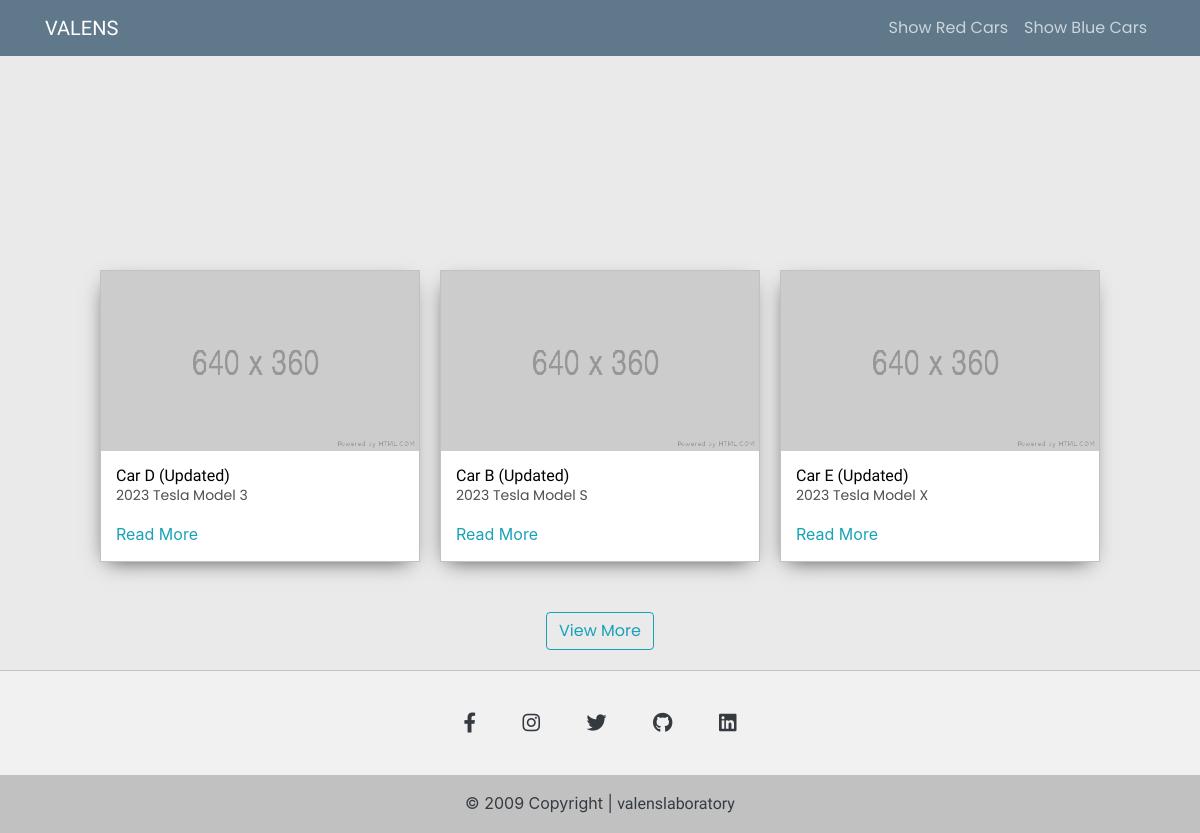
The page / on the database its author committed.
### ECar/models.py (models this page shows, shortened)
class Car(models.Model):
    car_name = models.CharField(max_length=50)
    car_model = models.CharField(max_length=200)
    car_description = models.TextField(max_length=200)
    car_color = models.ForeignKey(CarColor, on_delete=models.CASCADE)
    car_image = models.ImageField(null=True, blank=True, upload_to='media', default='imageholder.png')
    date_manufactured = models.DateTimeField(auto_now_add=True)
    class Meta:
        ordering = ['date_manufactured']

### ECar/views.py (the view)
# urls.py: path('', views.HomePage.as_view(), name='home'),
class HomePage(ListView):
    model = Car
    template_name = 'html/homepage.html'
    context_object_name = 'cars'
    paginate_by = 3

### ECar/templates/html/homepage.html (shortened to what this page needs)
{% load static %}
<!DOCTYPE html>
<html lang="en">
<head>
    <link rel="stylesheet" href="https://cdn.jsdelivr.net/npm/bootstrap@4.3.1/dist/css/bootstrap.min.css"
>
    <link rel="stylesheet" href="https://cdnjs.cloudflare.com/ajax/libs/font-awesome/6.2.1/css/all.min.css" />
    <link rel="stylesheet" type="text/css" href="{% static 'css/default.css' %}">
</head>
<body>
    {% include 'html/navbar.html' %}
    {% block content %}
    <section class="s1">
		<div class="main-container">
            <div class="greeting-wrapper">
            </div>
			<div class='post-wrapper'>
                {% for car in cars %}
                    <div>
                        <div class='post'>
                            <img class='thumbnail' src="{{ car.car_image.url }}" alt="">
                            <div class='post-preview'>
                                <h6 class='post-title'>{{ car.car_name }}</h6>
                                <p class='post-intro'>{{ car.car_model }}</p>
                                <a href="{% url 'car_detail' car.id %}">Read More</a>
                            </div>
                        </div>
                    </div>
                    {% empty %}
                        <h5>No Cars Available Right Now ...</h5>
                {% endfor %}
			</div>
            {% if cars %}
                <p align='center'>
                    <a class='btn btn-outline-info' href="{% url 'cars_list' %}">View More</a>
                </p>
            {% endif %}
		</div>
	</section>
    <section class="s1">
        {% include 'html/footer.html' %}
    </section>
    {% endblock content %}
</body>
</html>

### ECar/static/css/default.css (style rules this page uses)
:root { --mainColor:#eaeaea; --secondaryColor:#fff; --borderColor:#c1c1c1; --mainText:black; --secondaryText:#4b5156; --themeDotBorder:#24292e; --previewBg:rgb(251, 249, 243, 0.8); --previewShadow:#f0ead6; --buttonColor:black; }
html, body { padding: 0; margin: 0; scroll-behavior: smooth; }
body * { transition: 0.3s; }
h1, h2, h3, h4, h5, h6, span, strong { font-family: 'Russo One', sans-serif; font-weight: 500; }
p, li, label, input, textarea { color: var(--secondaryText); font-family: 'Poppins', sans-serif; }
a { text-decoration: none; color:#17a2b8; }
h6 { font-size: 16px; }
.s1 { background-color: var(--mainColor); border-bottom:1px solid var(--borderColor); overflow:auto; }
.main-container { width: 1200px; margin: 20px auto; }
.greeting-wrapper { display: grid; text-align: center; align-content: center; min-height: 10em; }
.post-wrapper { display: grid; grid-template-columns: repeat(auto-fit, 320px); gap:20px; justify-content: center; padding-bottom: 50px; padding-top: 50px; }
.post { border:1px solid var(--borderColor); -webkit-box-shadow: -2px 7px 21px -9px rgba(0,0,0,0.75); -moz-box-shadow: -2px 7px 21px -9px rgba(0,0,0,0.75); box-shadow: -2px 7px 21px -9px rgba(0,0,0,0.75); }
.thumbnail { display: block; width: 100%; height:180px; object-fit: cover; }
.post-preview { background-color: #fff; padding:15px; }
.post-title { color:black; margin: 0; }
.post-intro { color:#4b5156; font-size: 14px; }
@media screen and (max-width: 1200px) { .main-container { width: 95%; } }

### rows shown on the page
Car: car_image (picture), car_name "Car D (Updated)", car_model "2023 Tesla Model 3"
Car: car_image (picture), car_name "Car B (Updated)", car_model "2023 Tesla Model S"
Car: car_image (picture), car_name "Car E (Updated)", car_model "2023 Tesla Model X"
